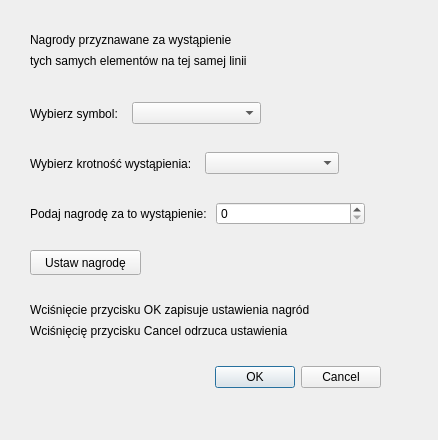
<?xml version="1.0" encoding="UTF-8"?>
<ui version="4.0">
 <class>PrizeSettingForm</class>
 <widget class="QWidget" name="PrizeSettingForm">
  <property name="geometry">
   <rect>
    <x>0</x>
    <y>0</y>
    <width>438</width>
    <height>440</height>
   </rect>
  </property>
  <property name="windowTitle">
   <string>Ustawianie nagród</string>
  </property>
  <widget class="QWidget" name="layoutWidget">
   <property name="geometry">
    <rect>
     <x>30</x>
     <y>100</y>
     <width>231</width>
     <height>27</height>
    </rect>
   </property>
   <layout class="QHBoxLayout" name="horizontalLayout_2">
    <property name="spacing">
     <number>0</number>
    </property>
    <item>
     <widget class="QLabel" name="label_2">
      <property name="sizePolicy">
       <sizepolicy hsizetype="Fixed" vsizetype="Preferred">
        <horstretch>0</horstretch>
        <verstretch>0</verstretch>
       </sizepolicy>
      </property>
      <property name="text">
       <string>Wybierz symbol:    </string>
      </property>
     </widget>
    </item>
    <item>
     <widget class="QComboBox" name="symbolComboBox"/>
    </item>
   </layout>
  </widget>
  <widget class="QWidget" name="layoutWidget_2">
   <property name="geometry">
    <rect>
     <x>30</x>
     <y>200</y>
     <width>335</width>
     <height>28</height>
    </rect>
   </property>
   <layout class="QHBoxLayout" name="horizontalLayout_5">
    <item>
     <widget class="QLabel" name="label_5">
      <property name="text">
       <string>Podaj nagrodę za to wystąpienie: </string>
      </property>
     </widget>
    </item>
    <item>
     <widget class="QSpinBox" name="prizeSpinBox">
      <property name="minimum">
       <number>0</number>
      </property>
      <property name="maximum">
       <number>99999999</number>
      </property>
      <property name="singleStep">
       <number>1</number>
      </property>
      <property name="value">
       <number>0</number>
      </property>
     </widget>
    </item>
   </layout>
  </widget>
  <widget class="QWidget" name="layoutWidget_3">
   <property name="geometry">
    <rect>
     <x>30</x>
     <y>150</y>
     <width>309</width>
     <height>27</height>
    </rect>
   </property>
   <layout class="QHBoxLayout" name="horizontalLayout_6">
    <property name="spacing">
     <number>0</number>
    </property>
    <item>
     <widget class="QLabel" name="label_6">
      <property name="sizePolicy">
       <sizepolicy hsizetype="Fixed" vsizetype="Preferred">
        <horstretch>0</horstretch>
        <verstretch>0</verstretch>
       </sizepolicy>
      </property>
      <property name="text">
       <string>Wybierz krotność wystąpienia:    </string>
      </property>
     </widget>
    </item>
    <item>
     <widget class="QComboBox" name="multiplierComboBox"/>
    </item>
   </layout>
  </widget>
  <widget class="QFrame" name="frame_3">
   <property name="geometry">
    <rect>
     <x>30</x>
     <y>30</y>
     <width>281</width>
     <height>41</height>
    </rect>
   </property>
   <property name="frameShape">
    <enum>QFrame::NoFrame</enum>
   </property>
   <property name="frameShadow">
    <enum>QFrame::Raised</enum>
   </property>
   <layout class="QGridLayout" name="gridLayout_3">
    <property name="leftMargin">
     <number>0</number>
    </property>
    <property name="topMargin">
     <number>0</number>
    </property>
    <property name="rightMargin">
     <number>0</number>
    </property>
    <property name="bottomMargin">
     <number>0</number>
    </property>
    <property name="spacing">
     <number>0</number>
    </property>
    <item row="0" column="0">
     <layout class="QVBoxLayout" name="verticalLayout_3">
      <property name="spacing">
       <number>0</number>
      </property>
      <item>
       <widget class="QLabel" name="label_42">
        <property name="locale">
         <locale language="Polish" country="Poland"/>
        </property>
        <property name="text">
         <string>&lt;html&gt;&lt;head/&gt;&lt;body&gt;&lt;p&gt;Nagrody przyznawane za wystąpienie&lt;/p&gt;&lt;/body&gt;&lt;/html&gt;</string>
        </property>
       </widget>
      </item>
      <item>
       <widget class="QLabel" name="label_43">
        <property name="locale">
         <locale language="Polish" country="Poland"/>
        </property>
        <property name="text">
         <string>&lt;html&gt;&lt;head/&gt;&lt;body&gt;&lt;p&gt;tych samych elementów na tej samej linii&lt;/p&gt;&lt;/body&gt;&lt;/html&gt;</string>
        </property>
       </widget>
      </item>
     </layout>
    </item>
   </layout>
  </widget>
  <widget class="QDialogButtonBox" name="buttonBox">
   <property name="geometry">
    <rect>
     <x>215</x>
     <y>365</y>
     <width>166</width>
     <height>25</height>
    </rect>
   </property>
   <property name="standardButtons">
    <set>QDialogButtonBox::Cancel|QDialogButtonBox::Ok</set>
   </property>
  </widget>
  <widget class="QPushButton" name="addPrizeButton">
   <property name="geometry">
    <rect>
     <x>30</x>
     <y>250</y>
     <width>111</width>
     <height>25</height>
    </rect>
   </property>
   <property name="text">
    <string>Ustaw nagrodę</string>
   </property>
  </widget>
  <widget class="QFrame" name="frame_4">
   <property name="geometry">
    <rect>
     <x>30</x>
     <y>300</y>
     <width>351</width>
     <height>41</height>
    </rect>
   </property>
   <property name="frameShape">
    <enum>QFrame::NoFrame</enum>
   </property>
   <property name="frameShadow">
    <enum>QFrame::Raised</enum>
   </property>
   <layout class="QGridLayout" name="gridLayout_4">
    <property name="leftMargin">
     <number>0</number>
    </property>
    <property name="topMargin">
     <number>0</number>
    </property>
    <property name="rightMargin">
     <number>0</number>
    </property>
    <property name="bottomMargin">
     <number>0</number>
    </property>
    <property name="spacing">
     <number>0</number>
    </property>
    <item row="0" column="0">
     <layout class="QVBoxLayout" name="verticalLayout_4">
      <property name="spacing">
       <number>0</number>
      </property>
      <item>
       <widget class="QLabel" name="label_44">
        <property name="locale">
         <locale language="Polish" country="Poland"/>
        </property>
        <property name="text">
         <string>&lt;html&gt;&lt;head/&gt;&lt;body&gt;&lt;p&gt;Wciśnięcie przycisku OK zapisuje ustawienia nagród&lt;/p&gt;&lt;/body&gt;&lt;/html&gt;</string>
        </property>
       </widget>
      </item>
      <item>
       <widget class="QLabel" name="label_45">
        <property name="locale">
         <locale language="Polish" country="Poland"/>
        </property>
        <property name="text">
         <string>&lt;html&gt;&lt;head/&gt;&lt;body&gt;&lt;p&gt;Wciśnięcię przycisku Cancel odrzuca ustawienia&lt;/p&gt;&lt;/body&gt;&lt;/html&gt;</string>
        </property>
       </widget>
      </item>
     </layout>
    </item>
   </layout>
  </widget>
 </widget>
 <resources/>
 <connections/>
</ui>
